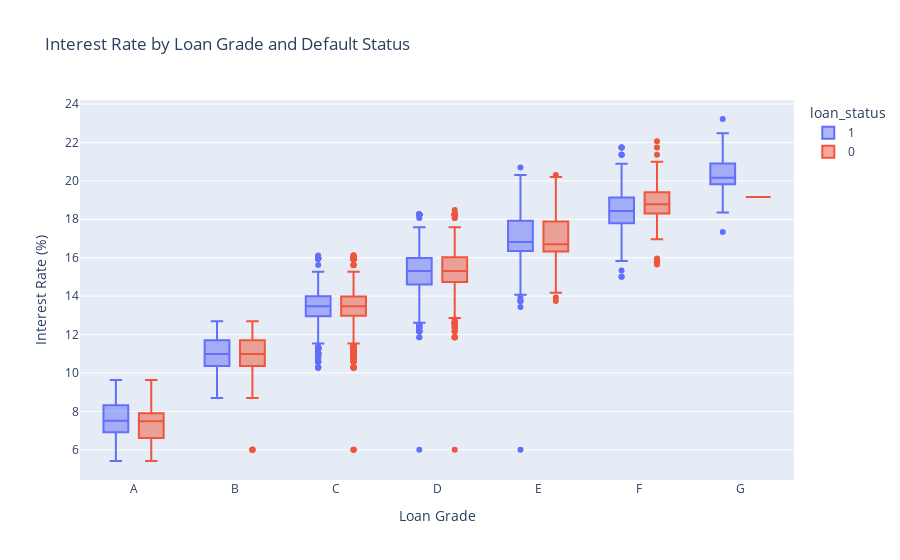

Notebook cell for this chart:
### Code cell
grade_order = ['A', 'B', 'C', 'D', 'E', 'F', 'G'] 
cdr_data_clean['loan_grade'] = pd.Categorical(cdr_data_clean['loan_grade'], categories=grade_order, ordered=True)

fig = px.box(
    cdr_data_clean, 
    x='loan_grade', 
    y='loan_int_rate', 
    color='loan_status', 
    title='Interest Rate by Loan Grade and Default Status',
    category_orders={"loan_grade": grade_order} 
)

fig.update_layout(
    xaxis_title='Loan Grade',
    yaxis_title='Interest Rate (%)'
)


fig.write_image(f"{output_dir}interest_rate_by_grade.png")  
fig.show()

### Figure 1 — Plotly figure (JSON) as saved in the notebook; plotly's stock layout.template omitted (floating-point values rounded to 4 significant figures; data arrays with more than 128 entries replaced by an {"elided": "..."} marker saying what was removed)
{"data": [{"alignmentgroup": "True", "hovertemplate": "loan_status=1<br>loan_grade=%{x}<br>loan_int_rate=%{y}<extra></extra>", "legendgroup": "1", "marker": {"color": "#636efa"}, "name": "1", "notched": false, "offsetgroup": "1", "orientation": "v", "showlegend": true, "type": "box", "x": {"elided": "6203 str values"}, "x0": " ", "xaxis": "x", "y": {"elided": "6203 float values"}, "y0": " ", "yaxis": "y"}, {"alignmentgroup": "True", "hovertemplate": "loan_status=0<br>loan_grade=%{x}<br>loan_int_rate=%{y}<extra></extra>", "legendgroup": "0", "marker": {"color": "#EF553B"}, "name": "0", "notched": false, "offsetgroup": "0", "orientation": "v", "showlegend": true, "type": "box", "x": {"elided": "22435 str values"}, "x0": " ", "xaxis": "x", "y": {"elided": "22435 float values"}, "y0": " ", "yaxis": "y"}], "layout": {"boxmode": "group", "legend": {"title": {"text": "loan_status"}, "tracegroupgap": 0}, "title": {"text": "Interest Rate by Loan Grade and Default Status"}, "xaxis": {"anchor": "y", "categoryarray": ["A", "B", "C", "D", "E", "F", "G"], "categoryorder": "array", "domain": [0, 1], "title": {"text": "Loan Grade"}}, "yaxis": {"anchor": "x", "domain": [0, 1], "title": {"text": "Interest Rate (%)"}}}}
